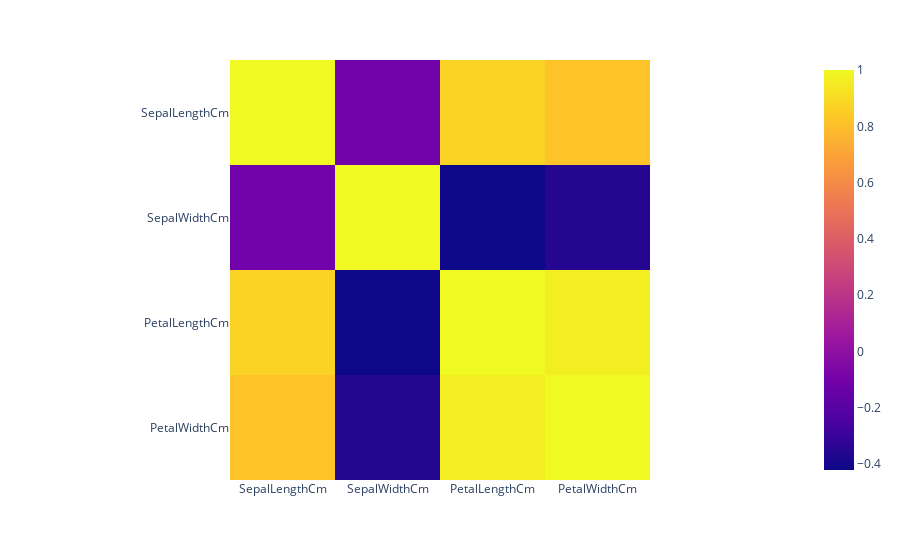

Notebook cell for this chart:
### Markdown cell above
### Heatmap with Plotly

### Code cell
fig = px.imshow(correlation)
fig.show()

### Figure 1 — Plotly figure (JSON) as saved in the notebook; plotly's stock layout.template omitted (floating-point values rounded to 4 significant figures)
{"data": [{"coloraxis": "coloraxis", "hovertemplate": "x: %{x}<br>y: %{y}<br>color: %{z}<extra></extra>", "name": "0", "type": "heatmap", "x": ["SepalLengthCm", "SepalWidthCm", "PetalLengthCm", "PetalWidthCm"], "xaxis": "x", "y": ["SepalLengthCm", "SepalWidthCm", "PetalLengthCm", "PetalWidthCm"], "yaxis": "y", "z": [[1.0, -0.1094, 0.8718, 0.818], [-0.1094, 1.0, -0.4205, -0.3565], [0.8718, -0.4205, 1.0, 0.9628], [0.818, -0.3565, 0.9628, 1.0]]}], "layout": {"coloraxis": {"colorscale": [[0, "#0d0887"], [0.1111, "#46039f"], [0.2222, "#7201a8"], [0.3333, "#9c179e"], [0.4444, "#bd3786"], [0.5556, "#d8576b"], [0.6667, "#ed7953"], [0.7778, "#fb9f3a"], [0.8889, "#fdca26"], [1, "#f0f921"]]}, "margin": {"t": 60}, "xaxis": {"anchor": "y", "constrain": "domain", "domain": [0, 1], "scaleanchor": "y"}, "yaxis": {"anchor": "x", "autorange": "reversed", "constrain": "domain", "domain": [0, 1]}}}
